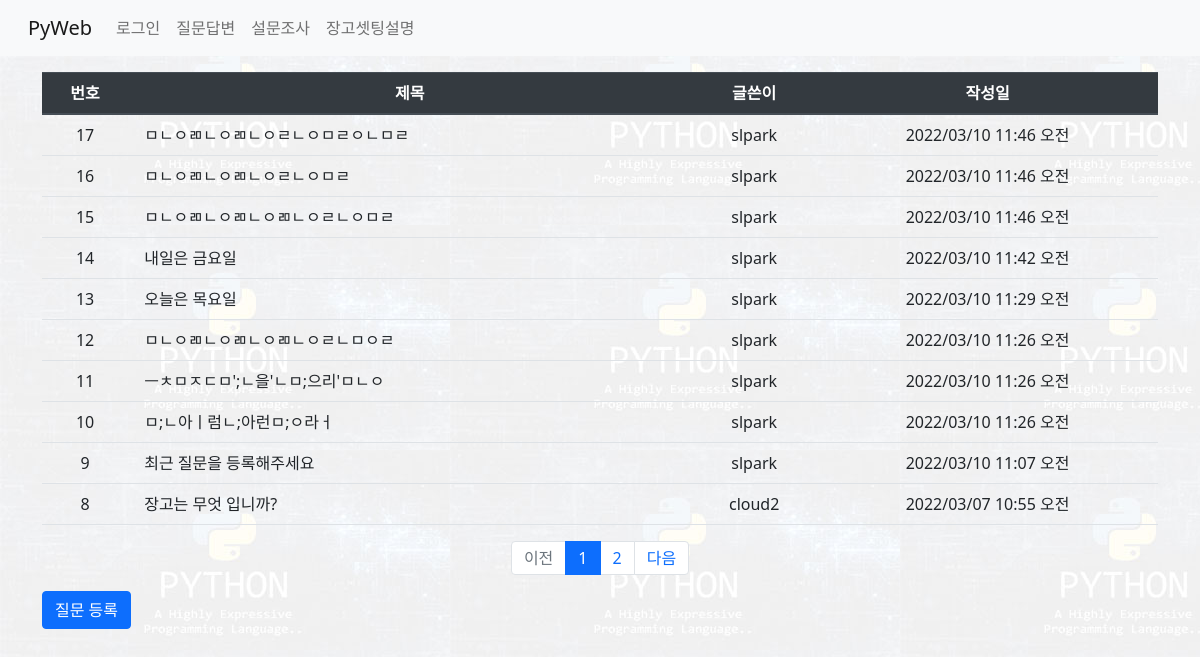
Page /board/boardlist/ on the earlier database version.
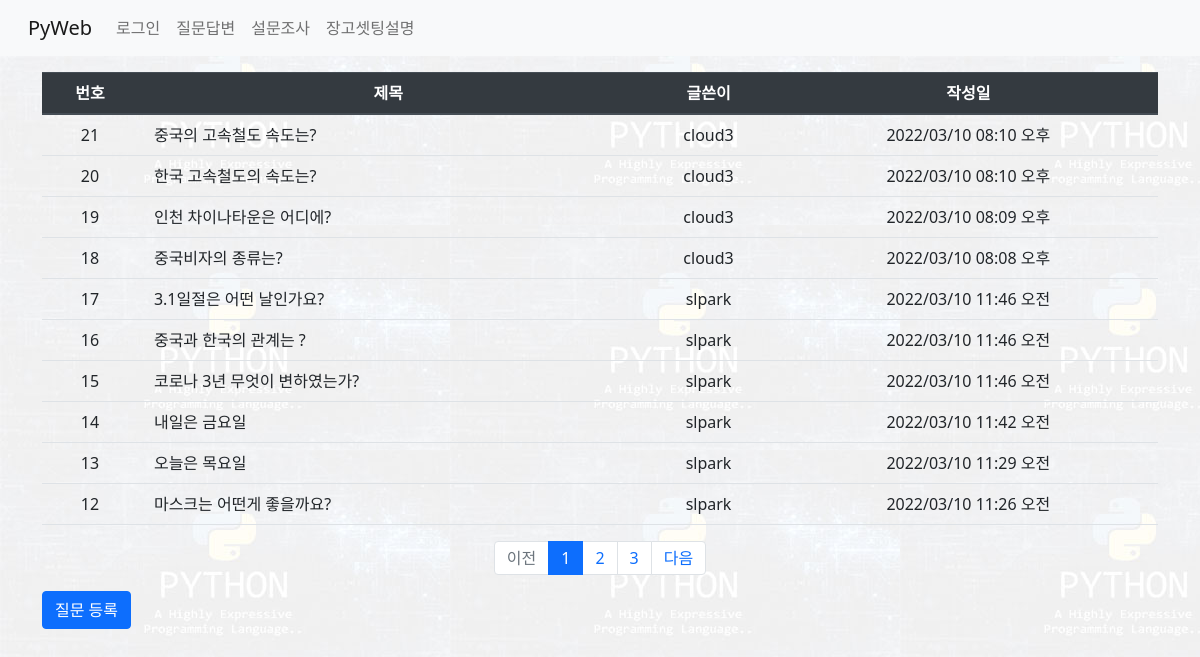
Same page on the later database version.
### board/models.py (models this page shows, shortened)
class Question(models.Model):
    subject = models.CharField(max_length=200)
    content = models.TextField()
    create_date = models.DateTimeField()  # not null
    modify_date = models.DateTimeField(null=True, blank=True)  # null 허용 blank 폼테이터 null
    author = models.ForeignKey(User, on_delete=models.CASCADE, related_name='author_question')
    voter = models.ManyToManyField(User, related_name='voter_question')  # 추천수 - 다대다 관계

### board/views.py (the view)
# urls.py: path('boardlist/', views.boardlist, name='boardlist'),  #127.0.0.1:8000/board/
def boardlist(request):
    question_list = Question.objects.order_by('-create_date')  #'-'내림 차순, -pk도 가능
    page = request.GET.get('page', '1')
    paginator = Paginator(question_list, 10)    #페이지당 10개 자료
    page_obj = paginator.get_page(page)
    context = {'question_list': page_obj}
    return render(request, 'board/question_list.html', context)

### board/templatetags/board_filter.py (called while the page is built)
@register.filter
def sub(value, arg):
    return value - arg

### templates/board/question_list.html (shortened to what this page needs)
{% extends 'base.html' %}
{% load board_filter %}
{% block content %}
  <div class="container my-3">
      <table class="table">
          <thead class="thead-dark">
            <tr class="text-center">
                <th>번호</th><th>제목</th><th>글쓴이</th><th>작성일</th>
            </tr>
          </thead>
          <tbody>
            {% if question_list %}
                {% for question in question_list %}
                <tr class="text-center">
                    <td>{{ question_list.paginator.count|sub:question_list.start_index|sub:forloop.counter0|add:1 }}</td>
                    <td class="text-left px-3">
                        <a href="{% url 'board:detail' question.id %}"
                        class="text-decoration-none text-dark">{{ question.subject }}</a>
                    </td>
                    <td>{{ question.author }}</td>
                    <td>{{ question.create_date|date:'o/m/d h:i a' }}</td>
                </tr>
                {% endfor %}
            {% else %}
              <p>질문이 없습니다.</p>
            {% endif %}
          </tbody>
      </table>
      <ul class="pagination justify-content-center">
          {% if question_list.has_previous %}
            <li class="page-item">
              <a class="page-link" href="?page={{ question_list.previous_page_number }}">이전</a>
            </li>
          {% else %}
            <li class="page-item disabled">
              <a class="page-link" href="#">이전</a>
            </li>
          {% endif %}
        {% for page_number in question_list.paginator.page_range %}
          {% if page_number == question_list.number %}
          <li class="page-item active">
              <a class="page-link" href="?page={{ page_number }}">{{ page_number }}</a>
          </li>
          {% else %}
          <li class="page-item">
              <a class="page-link" href="?page={{ page_number }}">{{ page_number }}</a>
          </li>
          {% endif %}
        {% endfor %}
          {% if question_list.has_next %}
            <li class="page-item">
              <a class="page-link" href="?page={{ question_list.next_page_number }}">다음</a>
            </li>
          {% else %}
            <li class="page-item disabled">
              <a class="page-link" href="#">다음</a>
            </li>
          {% endif %}
      </ul>
      <a href="{% url 'board:question_create' %} " class="btn btn-primary">질문 등록</a>
  </div>
{% endblock %}

Differences in the rows shown:
no longer on this page (row edited): Question: paginator.count|sub "11", subject "ㅡㅊㅁㅈㄷㅁ';ㄴ을'ㄴㅁ;으리'ㅁㄴㅇ", author "slpark", create_date "2022/03/10 11:26 오전"
no longer on this page (row edited): Question: paginator.count|sub "10", subject "ㅁ;ㄴ아ㅣ럼ㄴ;아런ㅁ;ㅇ라ㅓ", author "slpark", create_date "2022/03/10 11:26 오전"
no longer on this page (row unchanged): Question: paginator.count|sub "9", subject "최근 질문을 등록해주세요", author "slpark", create_date "2022/03/10 11:07 오전"
no longer on this page (row unchanged): Question: paginator.count|sub "8", subject "장고는 무엇 입니까?", author "cloud2", create_date "2022/03/07 10:55 오전"
added Question: paginator.count|sub "21", subject "중국의 고속철도 속도는?", author "cloud3", create_date "2022/03/10 08:10 오후"
added Question: paginator.count|sub "20", subject "한국 고속철도의 속도는?", author "cloud3", create_date "2022/03/10 08:10 오후"
added Question: paginator.count|sub "19", subject "인천 차이나타운은 어디에?", author "cloud3", create_date "2022/03/10 08:09 오후"
added Question: paginator.count|sub "18", subject "중국비자의 종류는?", author "cloud3", create_date "2022/03/10 08:08 오후"
changed Question: subject "ㅁㄴㅇㄻㄴㅇㄻㄴㅇㄹㄴㅇㅁㄹㅇㄴㅁㄹ" → "3.1일절은 어떤 날인가요?"
changed Question: subject "ㅁㄴㅇㄻㄴㅇㄻㄴㅇㄹㄴㅇㅁㄹ" → "중국과 한국의 관계는 ?"
changed Question: subject "ㅁㄴㅇㄻㄴㅇㄻㄴㅇㄻㄴㅇㄹㄴㅇㅁㄹ" → "코로나 3년 무엇이 변하였는가?"
changed Question: subject "ㅁㄴㅇㄻㄴㅇㄻㄴㅇㄻㄴㅇㄹㄴㅁㅇㄹ" → "마스크는 어떤게 좋을까요?"
Other differences:
new list line: "3"
